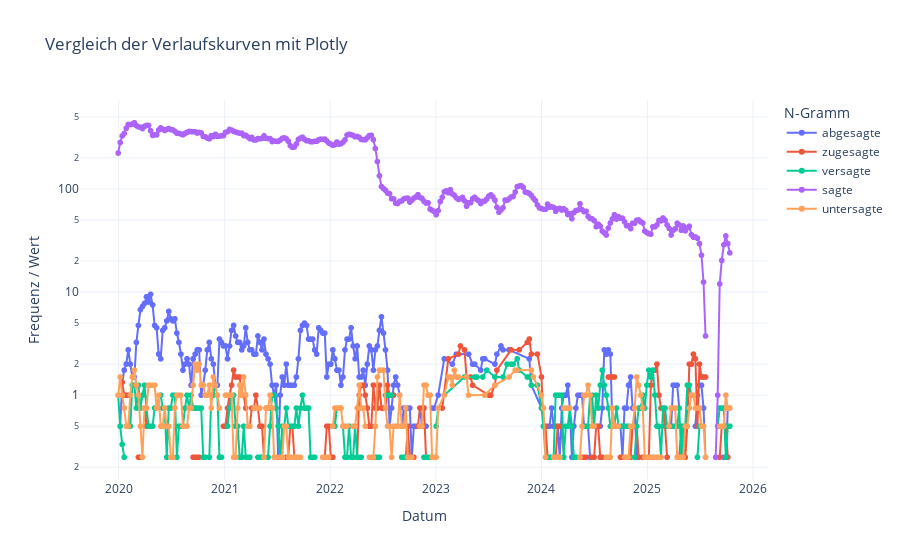

The notebook cell saved with this chart:
### Markdown cell above
#### N=1 - Wortform = '\*sagte' mit Fokus 2023 + Granulierung (in Wochen) + Glättung (4)

Suche zuerst in 2023 nach allen Wortformen, die auf "sagte" enden. Nehme die TOP5 häufigsten N-Gramme und erzeuge eine Verlaufsgrafik. Die Daten werden nach Wochen granuliert und ein gleitender Durschnitt von vier Wochen wird berechnet.

### Code cell
# Suche
data = searchN1(2023, LayerName.Wortform, "*sagte")

# Granuliere nach Wochen
data = applyGranulation(1, data, predefinedGranulationFuncs["week"])
# Glätte mit gleitendem Durchschnitt (4 Wochen)
data = applyMovingAvarage(data, 4)

# Filtere DataFrame nach top 10 N-Gramme
top = data.groupby("N-Gramm")["Frequenz"].sum().nlargest(5).index
data = data[data["N-Gramm"].isin(top)]

# Plot mit Seaborn
fig = px.line(data, x="Datum", y="Frequenz", color="N-Gramm", markers=True, title="Vergleich der Verlaufskurven mit Plotly")
fig.update_layout(
  xaxis_title="Datum",
  yaxis_title="Frequenz / Wert",
  yaxis_type="log",
  template="plotly_white"
)
fig.show()

### Figure 1 — Plotly figure (JSON) as saved in the notebook; plotly's stock layout.template omitted (floating-point values rounded to 4 significant figures; data arrays with more than 128 entries replaced by an {"elided": "..."} marker saying what was removed)
{"data": [{"hovertemplate": "N-Gramm=abgesagte<br>Datum=%{x}<br>Frequenz=%{y}<extra></extra>", "legendgroup": "abgesagte", "line": {"color": "#636efa", "dash": "solid"}, "marker": {"symbol": "circle"}, "mode": "lines+markers", "name": "abgesagte", "showlegend": true, "type": "scattergl", "x": {"elided": "268 str values"}, "xaxis": "x", "y": {"elided": "268 float values"}, "yaxis": "y"}, {"hovertemplate": "N-Gramm=zugesagte<br>Datum=%{x}<br>Frequenz=%{y}<extra></extra>", "legendgroup": "zugesagte", "line": {"color": "#EF553B", "dash": "solid"}, "marker": {"symbol": "circle"}, "mode": "lines+markers", "name": "zugesagte", "showlegend": true, "type": "scattergl", "x": {"elided": "269 str values"}, "xaxis": "x", "y": {"elided": "269 float values"}, "yaxis": "y"}, {"hovertemplate": "N-Gramm=versagte<br>Datum=%{x}<br>Frequenz=%{y}<extra></extra>", "legendgroup": "versagte", "line": {"color": "#00cc96", "dash": "solid"}, "marker": {"symbol": "circle"}, "mode": "lines+markers", "name": "versagte", "showlegend": true, "type": "scattergl", "x": {"elided": "270 str values"}, "xaxis": "x", "y": {"elided": "270 float values"}, "yaxis": "y"}, {"hovertemplate": "N-Gramm=sagte<br>Datum=%{x}<br>Frequenz=%{y}<extra></extra>", "legendgroup": "sagte", "line": {"color": "#ab63fa", "dash": "solid"}, "marker": {"symbol": "circle"}, "mode": "lines+markers", "name": "sagte", "showlegend": true, "type": "scattergl", "x": {"elided": "303 str values"}, "xaxis": "x", "y": {"elided": "303 float values"}, "yaxis": "y"}, {"hovertemplate": "N-Gramm=untersagte<br>Datum=%{x}<br>Frequenz=%{y}<extra></extra>", "legendgroup": "untersagte", "line": {"color": "#FFA15A", "dash": "solid"}, "marker": {"symbol": "circle"}, "mode": "lines+markers", "name": "untersagte", "showlegend": true, "type": "scattergl", "x": {"elided": "269 str values"}, "xaxis": "x", "y": {"elided": "269 float values"}, "yaxis": "y"}], "layout": {"legend": {"title": {"text": "N-Gramm"}, "tracegroupgap": 0}, "title": {"text": "Vergleich der Verlaufskurven mit Plotly"}, "xaxis": {"anchor": "y", "domain": [0, 1], "title": {"text": "Datum"}}, "yaxis": {"anchor": "x", "domain": [0, 1], "title": {"text": "Frequenz / Wert"}, "type": "log"}}}
